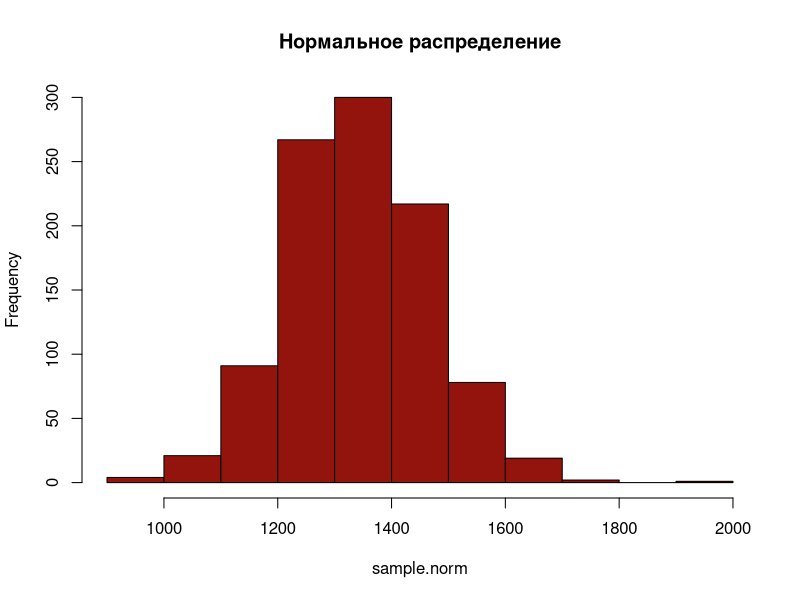
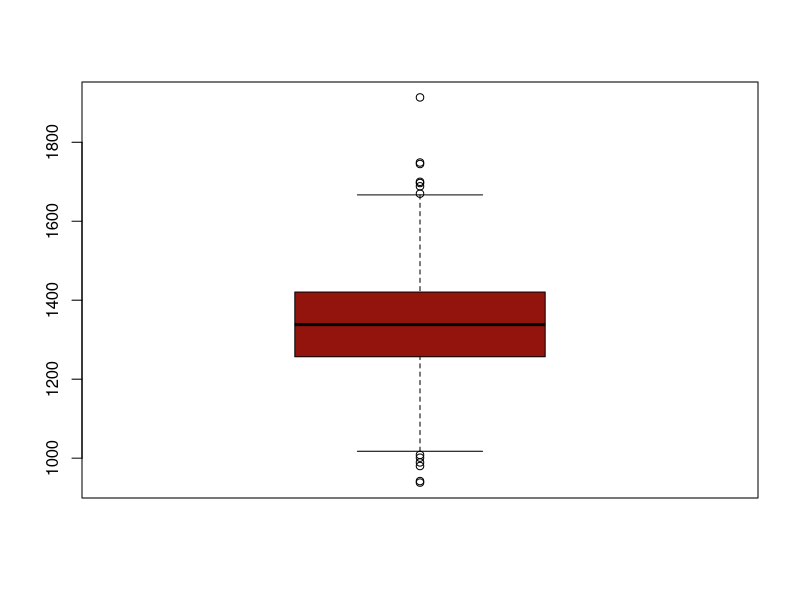
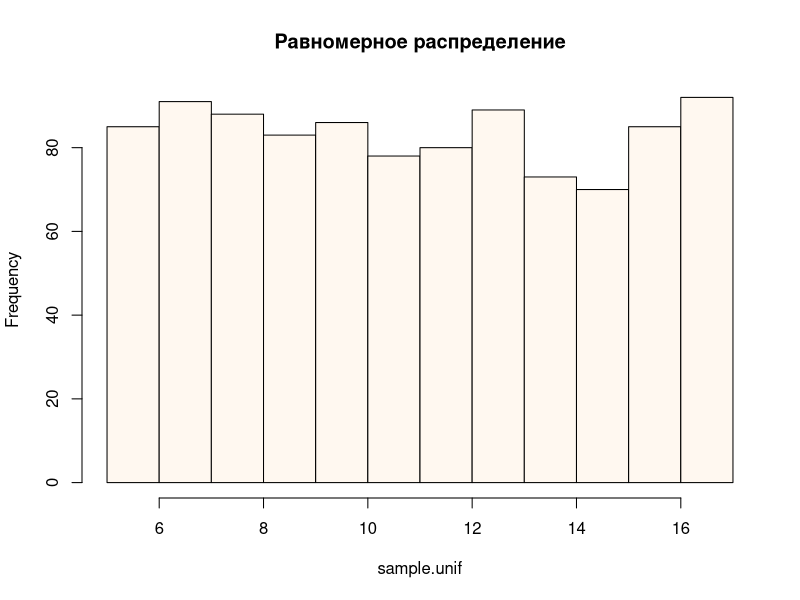
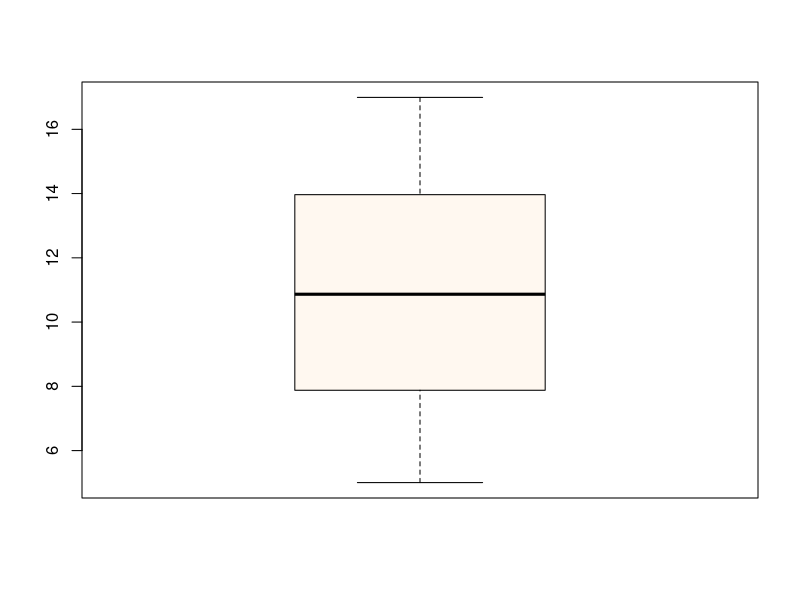
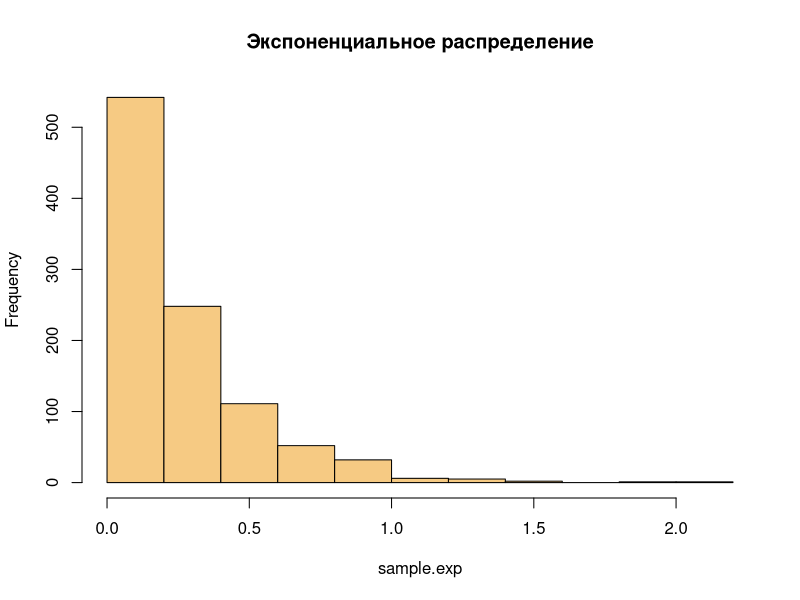
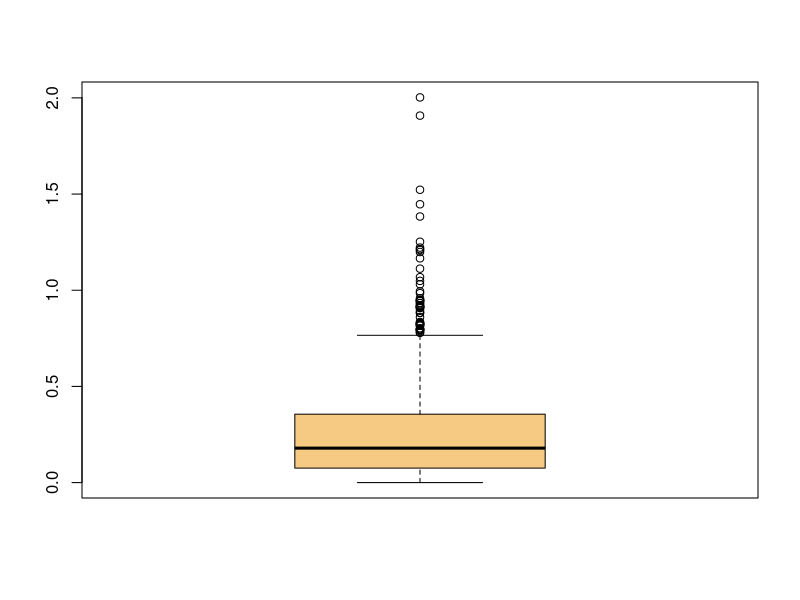
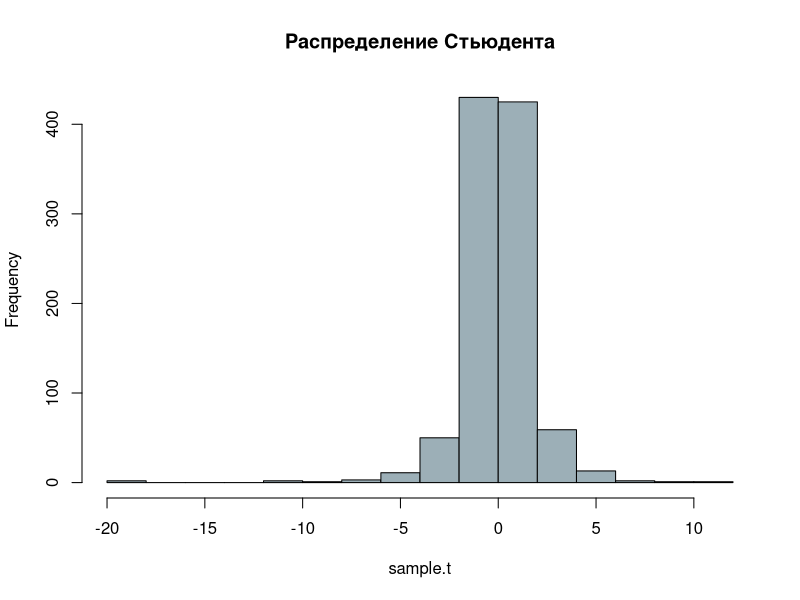
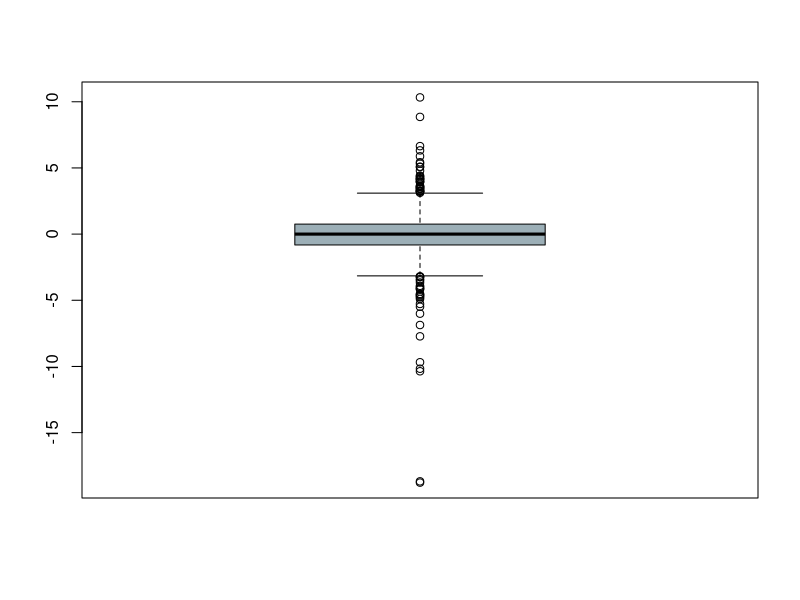

R code for these plots, in order:
# нормальное распределение
# в качесте предполгаемых данных возьмем массу мозга человека
# средняя масса мозга мужчины: 1350 г.
sample.norm <- rnorm(1000, 1350, 120)
hist(sample.norm,
     breaks = "Sturges",
     col = "#92140C",
     main = "Нормальное распределение")
summary(sample.norm)
boxplot(sample.norm, col = "#92140C")
sd(sample.norm)
var(sample.norm)

# равномерное распределение
sample.unif <- runif(1000, min = 5, max = 17)
hist(sample.unif,
     breaks = "Sturges",
     col = "#FFF8F0",
     main = "Равномерное распределение")
summary(sample.unif)
boxplot(sample.unif, col = "#FFF8F0")
var(sample.unif)

# экспоненциальное распределение
sample.exp <- rexp(1000, 4)
hist(sample.exp,
     breaks = "Sturges",
     col = "#F6CA83",
     main = "Экспоненциальное распределение")
summary(sample.exp)
boxplot(sample.exp, col = "#F6CA83")
var(sample.exp)

# распределение Стьюдента
sample.t <- rt(1000, 3)
hist(sample.t,
     breaks = "Sturges",
     col = "#9CAFB7",
     main = "Распределение Стьюдента")
summary(sample.t)
boxplot(sample.t, col = "#9CAFB7")
var(sample.t)

# распределение Хи-квадрат
sample.chisq <- rchisq(1000, 7)
hist(sample.chisq,
     breaks = "Sturges",
     col = "#FFCF99",
     main = "Распределение Хи-квадрат")
summary(sample.chisq)
boxplot(sample.chisq, col = "#FFCF99")
var(sample.chisq)